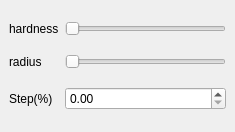
<?xml version="1.0" encoding="UTF-8"?>
<ui version="4.0">
 <class>CSliderSizeDockWidget</class>
 <widget class="QDockWidget" name="CSliderSizeDockWidget">
  <property name="geometry">
   <rect>
    <x>0</x>
    <y>0</y>
    <width>235</width>
    <height>132</height>
   </rect>
  </property>
  <property name="sizePolicy">
   <sizepolicy hsizetype="Preferred" vsizetype="Preferred">
    <horstretch>0</horstretch>
    <verstretch>0</verstretch>
   </sizepolicy>
  </property>
  <property name="floating">
   <bool>true</bool>
  </property>
  <property name="allowedAreas">
   <set>Qt::NoDockWidgetArea</set>
  </property>
  <property name="windowTitle">
   <string>DockWidget</string>
  </property>
  <widget class="QWidget" name="dockWidgetContents">
   <layout class="QGridLayout" name="gridLayout">
    <item row="1" column="1">
     <widget class="QFloatSlider" name="SliderRadius">
      <property name="orientation">
       <enum>Qt::Horizontal</enum>
      </property>
     </widget>
    </item>
    <item row="0" column="0">
     <widget class="QLabel" name="labelHardness">
      <property name="text">
       <string>hardness</string>
      </property>
     </widget>
    </item>
    <item row="1" column="0">
     <widget class="QLabel" name="labelRadius">
      <property name="text">
       <string>radius</string>
      </property>
     </widget>
    </item>
    <item row="3" column="1">
     <widget class="QDoubleSpinBox" name="StepLengthBox"/>
    </item>
    <item row="3" column="0">
     <widget class="QLabel" name="labelStep">
      <property name="text">
       <string>Step(%)</string>
      </property>
     </widget>
    </item>
    <item row="0" column="1">
     <widget class="QFloatSlider" name="SliderHardness">
      <property name="orientation">
       <enum>Qt::Horizontal</enum>
      </property>
     </widget>
    </item>
   </layout>
  </widget>
 </widget>
 <customwidgets>
  <customwidget>
   <class>QFloatSlider</class>
   <extends>QSlider</extends>
   <header>FloatSlider.h</header>
  </customwidget>
 </customwidgets>
 <resources/>
 <connections/>
</ui>
